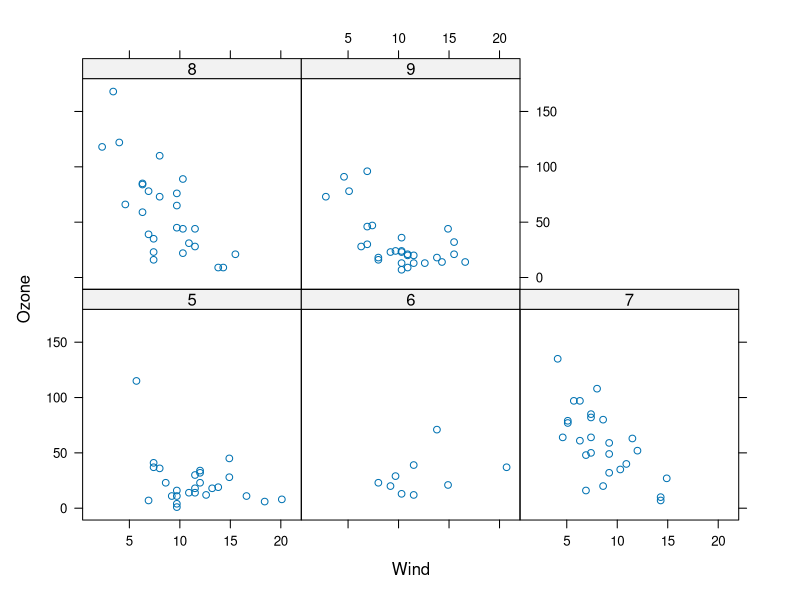

Recreate this plot in R.
library(lattice)
library(datasets)
data(airquality)
p <- xyplot(Ozone ~ Wind | factor(Month), data = airquality)

# Answer: print the object p explicitly
# print(p)
